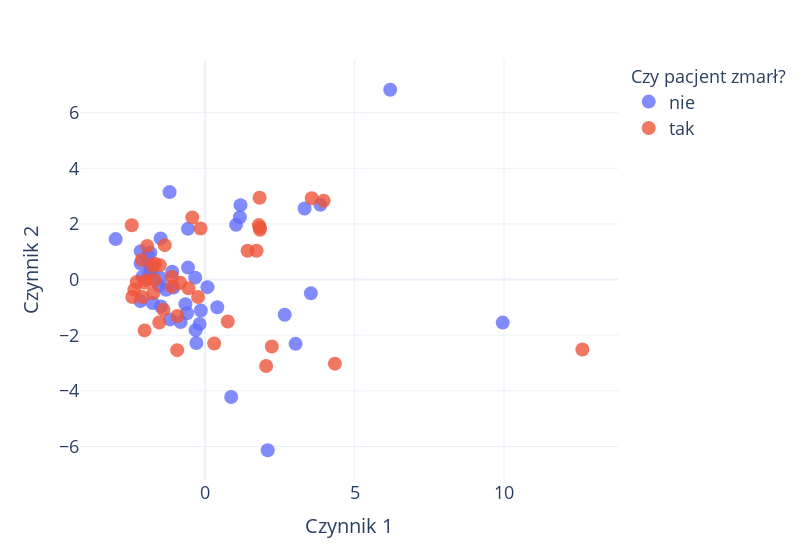

The notebook cell saved with this chart:
### Code cell
merged_data['ZGON'] = merged_data['ZGON'].astype(str)

merged_data['Czy pacjent zmarł?'] = merged_data['ZGON'].map({'1.0': 'tak', '0.0': 'nie'})

fig = px.scatter(merged_data, x='Czynnik 1', y='Czynnik 2', color='Czy pacjent zmarł?', width=800, opacity=0.8) #text="PACJENT_NR")
fig.update_traces(textposition='top center', showlegend=True, marker_size=14) 

fig.update_layout(
    xaxis=dict(
        tickfont=dict(size=18),
        title_font=dict(size=20),
    ),
    yaxis=dict(
        tickfont=dict(size=18),
        title_font=dict(size=20)
    )
)
fig.update_layout(legend = dict(font = dict( size = 18)),
                  legend_title = dict(font = dict(size = 18)))
fig.update_layout(template="plotly_white")
fig.show()
fig.write_image("images4/"+"pca_miernik"+ ".png", width=1000, height=600, scale=4, format="png")

### Figure 1 — Plotly figure (JSON) as saved in the notebook; plotly's stock layout.template omitted (floating-point values rounded to 4 significant figures)
{"data": [{"hovertemplate": "Czy pacjent zmarł?=nie<br>Czynnik 1=%{x}<br>Czynnik 2=%{y}<extra></extra>", "legendgroup": "nie", "marker": {"color": "#636efa", "opacity": 0.8, "size": 14, "symbol": "circle"}, "mode": "markers", "name": "nie", "orientation": "v", "showlegend": true, "textposition": "top center", "type": "scatter", "x": [-0.3191, 0.4053, 2.092, 3.854, -0.3338, -1.843, -0.6088, -1.478, 1.183, -1.915, -1.49, 6.19, -1.835, -0.5767, -2.157, -1.491, -2.157, 9.955, -0.2939, -0.1458, -1.859, -1.178, -0.6604, 1.034, 1.162, -2.096, 3.327, 0.07693, -0.819, 0.8704, 2.661, -1.102, -1.306, -0.5734, -1.191, 3.536, -0.187, -2.995, 3.025, -1.543, -2.167, -1.059, -1.793, -1.757, null, null, null, null, null, null, null, null], "xaxis": "x", "y": [-1.818, -0.9943, -6.135, 2.687, 0.06843, 0.4197, -1.212, -0.9659, 2.674, 0.8482, 0.05713, 6.822, 0.9607, 1.822, 0.5756, 1.478, 1.02, -1.548, -2.279, -1.11, 0.2388, -1.433, -0.8845, 1.966, 2.241, 0.1045, 2.553, -0.2729, -1.527, -4.219, -1.265, 0.2785, -0.3659, 0.4292, 3.144, -0.4965, -1.599, 1.455, -2.311, -0.2182, -0.771, -0.2903, 0.3033, -0.8422, null, null, null, null, null, null, null, null], "yaxis": "y"}, {"hovertemplate": "Czy pacjent zmarł?=tak<br>Czynnik 1=%{x}<br>Czynnik 2=%{y}<extra></extra>", "legendgroup": "tak", "marker": {"color": "#EF553B", "opacity": 0.8, "size": 14, "symbol": "circle"}, "mode": "markers", "name": "tak", "orientation": "v", "showlegend": true, "textposition": "top center", "type": "scatter", "x": [-1.353, 3.964, -1.735, 0.3008, 1.83, -2.371, 2.229, -0.4298, 1.796, -1.943, 4.34, 12.62, -0.8314, 2.039, 0.7555, -1.938, -0.9268, -0.1548, -2.438, 1.833, 1.719, -1.396, -2.291, -1.69, -2.117, 3.566, -1.536, -1.113, -1.111, -1.521, -0.2376, -2.457, -1.765, -2.024, -1.677, -0.9375, 1.82, -0.5573, 1.419, -2.095, -2.027, null, null, null, null, null, null, null, null, null, null, null, null, null, null], "xaxis": "x", "y": [1.237, 2.832, -0.481, -2.297, 1.862, -0.3608, -2.409, 2.228, 1.957, -0.01456, -3.022, -2.512, -0.1195, -3.108, -1.509, 1.207, -1.308, 1.836, -0.6255, 1.788, 1.034, -1.088, -0.08917, -0.01558, 0.7111, 2.924, -1.542, -0.2526, 0.0955, 0.5165, -0.6271, 1.951, 0.4908, -0.1057, 0.569, -2.537, 2.938, -0.3166, 1.036, -0.6308, -1.827, null, null, null, null, null, null, null, null, null, null, null, null, null, null], "yaxis": "y"}], "layout": {"legend": {"font": {"size": 18}, "title": {"font": {"size": 18}, "text": "Czy pacjent zmarł?"}, "tracegroupgap": 0}, "margin": {"t": 60}, "width": 800, "xaxis": {"anchor": "y", "domain": [0, 1], "tickfont": {"size": 18}, "title": {"font": {"size": 20}, "text": "Czynnik 1"}}, "yaxis": {"anchor": "x", "domain": [0, 1], "tickfont": {"size": 18}, "title": {"font": {"size": 20}, "text": "Czynnik 2"}}}}
